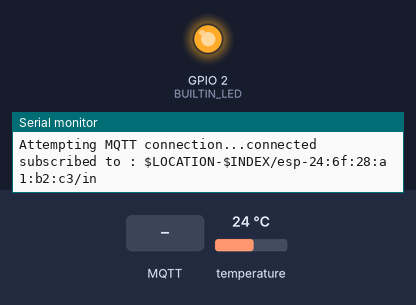
The sketch below on a simulated ESP8266 (Wemos D1 mini). On the bench: output pins drawn as LEDs (lit = HIGH, except the on-board LED, lit = LOW), the last lines printed to the serial monitor. Inputs (shaded band) come from the test bench; at power-on: temperature 24 °C. WiFi joins after 1.5 s; servers stay silent unless stated; no MQTT or app messages arrive unless stated.

Above: at 2.7 s.
2.8 s: MQTT message "0" arrives on the first subscribed topic
At 5.3 s:
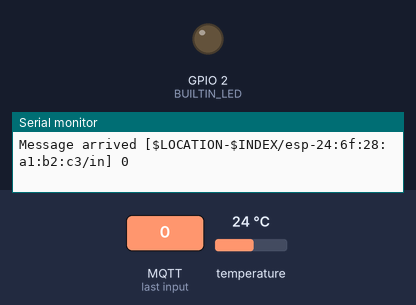
5.6 s: MQTT message "1" arrives on the first subscribed topic
At 6.3 s:
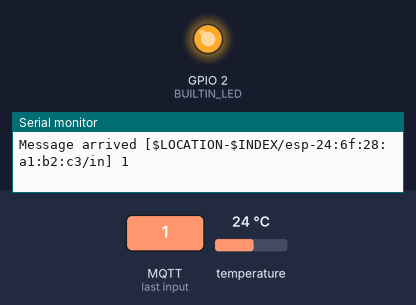
7.4 s: MQTT message "2" arrives on the first subscribed topic
At 8.6 s:
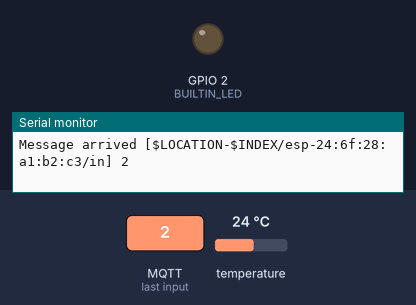
Timing chart, 0 to 10.4 s (numbered marks = the images above; inputs shaded):
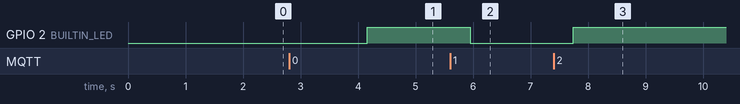

Measured:
- after the input at 2.8 s, GPIO 2 (BUILTIN_LED): LOW → HIGH after 1.4 s
- after the input at 5.6 s, GPIO 2 (BUILTIN_LED): HIGH → LOW after 0.35 s
- after the input at 7.4 s, GPIO 2 (BUILTIN_LED): LOW → HIGH after 0.34 s

The sketch:

WESMOS_D1_Mini_Pro-V0.6.ino
```cpp
#include <OneWire.h>
#include <DallasTemperature.h>
#include <ESP8266WiFi.h>
#include <PubSubClient.h>

//EINSTELLUNGEN
const char* ssid = "$SSID";
const char* pswd = "$PASSWORT";
const char* mqtt_server = "$RASPI-IP";
const char* topic = "$LOCATION-$INDEX";    // rhis is the [root topic]

//Initialisierung + Deklaration
long timeBetweenMessages = 1000 * 20 * 1;

WiFiClient espClient;
PubSubClient client(espClient);
long lastMsg = 0;
int value = 0;
unsigned int t = 0; // Delay kann nicht in die Vergangenheit reisen
unsigned int n = 0;
// Falls doch, bitte unverzüglich bei mir melden.

int status = WL_IDLE_STATUS;     // start WiFi Antenne

//DS18B20
//Wahl des Pins
const int PIN = 4;
int numberOfDevices;

float tempC;
float temperature;

OneWire oneWire(PIN);
DallasTemperature sensors(&oneWire);
DeviceAddress tempAddr;


/************************
 ******** SETUP *********
 ************************/
void setup() {
  //Festlegung der baud Rate
  Serial.begin(115200);

  sensors.begin();
  numberOfDevices = sensors.getDeviceCount();

  //1
  //Print device ID
  Serial.print("Temperature for device: ");
  Serial.println(n, DEC);
  //Print device temperature
  float test_tempC = sensors.getTempC(tempAddr);
  Serial.print("Temp C: ");
  Serial.print(test_tempC);
  //

  pinMode(BUILTIN_LED, OUTPUT);     // BUILTIN_LED
  setup_wifi();
  client.setServer(mqtt_server, 1883);
  client.setCallback(callback);

}


/************************
 ********* LOOP *********
 ************************/
void loop() {

  //setze delay auf eine Sekunde
  t = 1000;

  //DS18B20
  sensors.requestTemperatures(); // Send the command to get temperatures

  // Loop through each device, print out temperature data
  for (n = 0; n < numberOfDevices; n++) {
    // Search the wire for address
    if (sensors.getAddress(tempAddr, n)) {
      //2
      //Anzahl an Geräten ausgeben:
      Serial.print("Anzahl an Geräten: ");
      Serial.print(numberOfDevices, DEC);

      //Geräte ID aller angeschlossenen Geräte anzeigen:
      for (n = 0; n < numberOfDevices; n++) { // Search the wire for address
        if (sensors.getAddress(tempAddr, n))
        {
          Serial.print("Found device ");
          Serial.print(n, DEC);
          Serial.print(" with address: ");
          printAddress(tempAddr);
          Serial.println();
        } else {
          Serial.print("Found ghost device at ");
          Serial.print(n, DEC);
          Serial.print(" but could not detect address. Check power and cabling");
        }
      }
      //
      tempC = sensors.getTempC(tempAddr);
      temperature += tempC;
    }
  }

  // Hier muss float beachtet werden - Division
  value = temperature / (float) n;

  //MQTT

  //Verbindungsabfrage
  if (!client.connected()) {
    reconnect();
  }
  client.loop();

  //Payload zu MQTT Server
  long now = millis();
  if (now - lastMsg > timeBetweenMessages ) {
    lastMsg = now;
    ++value;
    String payload = "{\"micros\":";
    payload += micros();
    payload += ",\"counter\":";
    payload += value;
    payload += ",\"client\":";
    payload += composeClientID();
    payload += "}";
    String pubTopic;
    pubTopic += topic ;
    pubTopic += "/";
    pubTopic += composeClientID();
    pubTopic += "/out";
    Serial.print("Publish topic: ");
    Serial.println(pubTopic);
    Serial.print("Publish message: ");
    Serial.println(payload);
    client.publish( (char*) pubTopic.c_str() , (char*) payload.c_str(), true );
  }

  // 1 second Delay
  delay(t);

}


/***************************
 ******** Functions ********
 ***************************/
// Funktion Ausgabe Geräte-Adresse
void printAddress(DeviceAddress deviceAddress) {
  for (uint8_t i = 0; i < 8; i++) {
    if (deviceAddress[i] < 16) Serial.print("0");
    Serial.print(deviceAddress[i], HEX);
  }
}

void devMode1() {

}

//MQTT

void setup_wifi() {
  // Verbinde mit Netzwerk
  Serial.println();
  Serial.print("Connecting to ");
  Serial.println(ssid);
  WiFi.begin(ssid, pswd);
  while (WiFi.status() != WL_CONNECTED) {
    if (t >= 500) {
      t -= 500;                                           //Kann Messungen verhindern
      delay(t);
    }
    else {
      delay(t);
    }
    // Messzeit -(time) ?
    Serial.print(".");
  }
  Serial.println("");
  Serial.println("WiFi connected");
  Serial.println("IP address: ");
  Serial.println(WiFi.localIP());
}

void callback(char* topic, byte* payload, unsigned int length) {
  Serial.print("Message arrived [");
  Serial.print(topic);
  Serial.print("] ");
  for (int i = 0; i < length; i++) {
    Serial.print((char)payload[i]);
  }
  Serial.println();

  // Switch on the LED if an 1 was received as first character
  if ((char)payload[0] == '1') {
    digitalWrite(BUILTIN_LED, LOW);   // Turn the LED on (Note that LOW is the voltage level
    // but actually the LED is on; this is because
    // it is acive low on the ESP-01)
  } else {
    digitalWrite(BUILTIN_LED, HIGH);  // Turn the LED off by making the voltage HIGH
  }
}

String macToStr(const uint8_t* mac)
{
  String result;
  for (int i = 0; i < 6; ++i) {
    result += String(mac[i], 16);
    if (i < 5)
      result += ':';
  }
  return result;
}

String composeClientID() {
  uint8_t mac[6];
  WiFi.macAddress(mac);
  String clientId;
  clientId += "esp-";
  clientId += macToStr(mac);
  return clientId;
}

void reconnect() {
  // Loop until we're reconnected
  while (!client.connected()) {
    Serial.print("Attempting MQTT connection...");

    String clientId = composeClientID() ;
    clientId += "-";
    clientId += String(micros() & 0xff, 16); // to randomise. sort of

    // Attempt to connect
    if (client.connect(clientId.c_str())) {
      Serial.println("connected");
      // Once connected, publish an announcement...
      client.publish(topic, ("connected " + composeClientID()).c_str() , true );
      // ... and resubscribe
      // topic + clientID + in
      String subscription;
      subscription += topic;
      subscription += "/";
      subscription += composeClientID() ;
      subscription += "/in";
      client.subscribe(subscription.c_str() );
      Serial.print("subscribed to : ");
      Serial.println(subscription);
    } else {
      Serial.print("failed, rc=");
      Serial.print(client.state());
      Serial.print(" wifi=");
      Serial.print(WiFi.status());
      Serial.println(" try again in 5 seconds");
      // Wait 1 seconds before retrying
      delay(1000);                                                                  //critical Timeout
    }
  }
}
```
